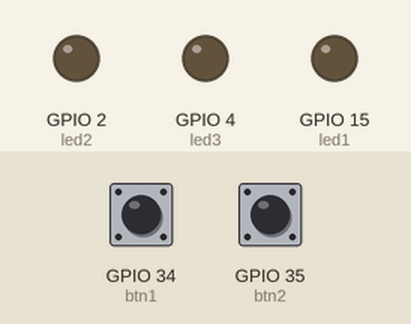
Recording of a sketch running on a simulated ESP32. Shown: output pins drawn as LEDs (lit = HIGH). Inputs (shaded band) come from the test bench; at power-on: GPIO 34 (btn1) LOW, GPIO 35 (btn2) LOW.

Above: at 1.2 s.
1.3 s: GPIO 34 (btn1) pulled HIGH for 0.15 s
At 1.9 s:
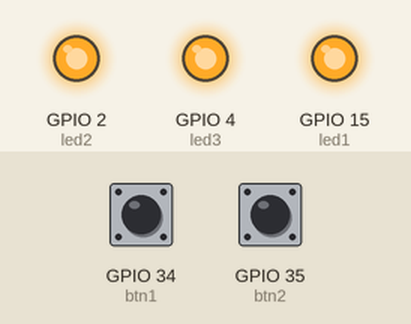
2.9 s: GPIO 35 (btn2) pulled HIGH for 0.15 s
At 4.1 s:
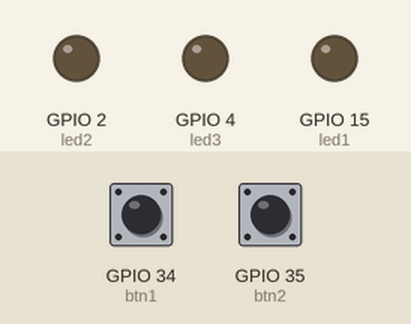
4.5 s: GPIO 34 (btn1) pulled HIGH for 1 s
At 5.5 s:
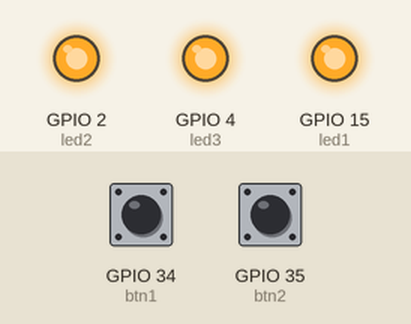
Timing chart, 0 to 7.5 s (numbered marks = the images above; inputs shaded):
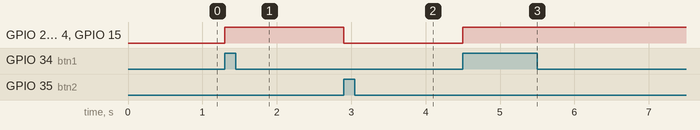

Measured:
- after the input at 1.3 s, GPIO 2 (led2), GPIO 4 (led3), GPIO 15 (led1): LOW → HIGH at once
- after the input at 2.9 s, GPIO 2 (led2), GPIO 4 (led3), GPIO 15 (led1): HIGH → LOW at once
- after the input at 4.5 s, GPIO 2 (led2), GPIO 4 (led3), GPIO 15 (led1): LOW → HIGH at once

The sketch:

Project1b_-_Buttons_and_LEDs.ino
```cpp
int btn1 = 34;
int btn2 = 35;
int led1 = 15;
int led2 = 2;
int led3 = 4;

void setup() {
  pinMode(btn1, INPUT);
  pinMode(btn2, INPUT);
  pinMode(led1, OUTPUT);
  pinMode(led2, OUTPUT);
  pinMode(led3, OUTPUT);
}

void loop() {
  int state1 = digitalRead(btn1);
  int state2 = digitalRead(btn2);
  if (state1 == HIGH) {
    while (state2 == LOW) {
      int state2 = digitalRead(btn2);
      digitalWrite(led1, HIGH);
      digitalWrite(led2, HIGH);
      digitalWrite(led3, HIGH);
      if (state2 == HIGH) {
        digitalWrite(led1, LOW);
        digitalWrite(led2, LOW);
        digitalWrite(led3, LOW);
        break;
      }
    }
  }
  if (state2 == HIGH) {
    digitalWrite(led1, LOW);
    digitalWrite(led2, LOW);
    digitalWrite(led3, LOW);
    delay(250);
  }
  else {
    digitalWrite(led1, LOW);
    digitalWrite(led2, LOW);
    digitalWrite(led3, LOW);
  }
}
```
